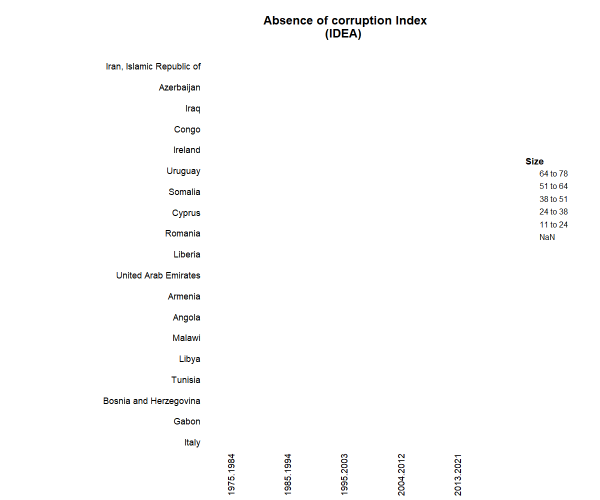
#> input picture filtered-contours/Absence_of_corruption_Index__IDEA_.png, 1200 x 1000 px, found by its file name (shown at 1/2 size)
$ jupyter execute --allow-errors region-detection.ipynb
#> lines starting #> are read from the running program, lines starting #| are printed output that depends on the picture; after the words box and inside, x2 and y2 are one past the last pixel; in counts of white or black regions, pixels touching at a corner belong together
# Displays the Frequent Colors Found
### Uses:
- Display the colors found in legend and cells

[cell 1]
import numpy as np
from PIL import Image
import matplotlib.pyplot as plt
import os

# Specify the directory you want to use
specific_dir = 'C:\\Users\\roche\\Documents\\GitHub\\encoder-tool'

# Replace with your image path relative to the specific directory
image_path = os.path.join(specific_dir, 'generated-heatmaps', 'Absence_of_corruption_Index__IDEA_.png')
image = Image.open(image_path)
#> image is the input picture: PIL image 1200x1000 RGB; mean R, G, B 252.4, 252.4, 252.4
image = image.convert('RGB')  # Ensure image is in RGB format
image_array = np.array(image)

# Reshape the array to a 2D array where each row is a color
pixels = image_array.reshape(-1, image_array.shape[-1])

# Find unique colors and their counts
unique_colors, counts = np.unique(pixels, axis=0, return_counts=True)
#> unique_colors = 86 rows, first 8: [0, 0, 0], [0, 0, 58], [0, 0, 102], [0, 58, 58], [0, 58, 102], [0, 58, 144], [0, 102, 102], [0, 102, 144]; counts = 86 values, max 1179752 at index 85, min 1 at index 6, mean 13953.5

# Sort the unique colors by their counts in descending order
sorted_indices = np.argsort(-counts)
#> sorted_indices = 86 values, max 85 at index 0, min 0 at index 1, mean 42.5
top_colors = unique_colors[sorted_indices][:6]
#> top_colors = [[255, 255, 255], [0, 0, 0], [255, 255, 219], [144, 58, 0], [219, 255, 255], [0, 58, 144]]
top_counts = counts[sorted_indices][:6]
#> top_counts = [1179752, 4923, 1278, 1181, 1120, 995]

# Display the top 6 most frequent colors and their counts
print("Top 6 most frequent colors and their counts:")
for color, count in zip(top_colors, top_counts):
    print(f"Color: {color}, Count: {count}")
#> this loop made 6 passes
#> (color, count) on passes 1 to 6: ([255, 255, 255], 1179752), ([0, 0, 0], 4923), ([255, 255, 219], 1278), ([144, 58, 0], 1181), ([219, 255, 255], 1120), ([0, 58, 144], 995)
#| Color: [255 255 255], Count: 1179752
#| Color: [0 0 0], Count: 4923
#| Color: [255 255 219], Count: 1278
#| Color: [144  58   0], Count: 1181
#| Color: [219 255 255], Count: 1120
#| Color: [  0  58 144], Count: 995

# Optionally, display the top 6 most frequent colors
plt.figure(figsize=(10, 2))
plt.imshow([top_colors], aspect='auto')
plt.axis('off')
plt.show()
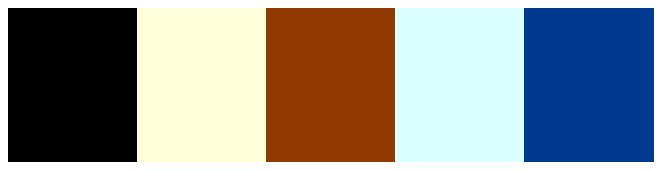
#> figure drawn by matplotlib, 1 panel

## Contour Detection for Grid heatmap cells region

[cell 2]
import cv2
import numpy as np
import os

# Directories
input_dir = 'D:\\thesis-tool\\generated-heatmaps'
output_dir = 'D:\\thesis-tool\\filtered-contours'

# Ensure the output directory exists
os.makedirs(output_dir, exist_ok=True)

# Define the specific size range for contours (area in pixels)
min_contour_area = 400  # Minimum contour area
max_contour_area = 2000  # Maximum contour area

# Iterate through all files in the input directory
for filename in os.listdir(input_dir):
    if filename.endswith('.png'):  # Process only PNG files
        image_path = os.path.join(input_dir, filename)
        image = cv2.imread(image_path)
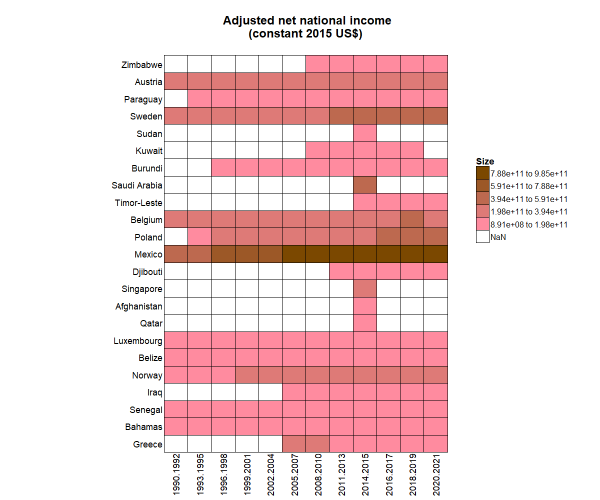
#> input picture generated-heatmaps/Adjusted_net_national_income__constant_2015_US__.png, 1200 x 1000 px, found by its file name (shown at 1/2 size)
#> image is the input picture: shape (1000, 1200, 3); mean B, G, R 217.8, 216.5, 241.3

        # Resize the image to a smaller size
        scale_percent = 100  # Percent of original size
        width = int(image.shape[1] * scale_percent / 100)
#> width = 1200
        height = int(image.shape[0] * scale_percent / 100)
#> height = 1000
        dim = (width, height)
#> dim = (1200, 1000)
        resized_image = cv2.resize(image, dim, interpolation=cv2.INTER_AREA)

        # Convert to grayscale
        gray = cv2.cvtColor(resized_image, cv2.COLOR_BGR2GRAY)
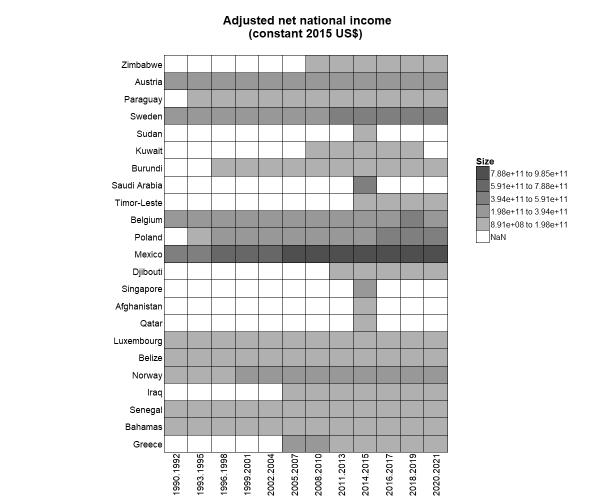
#> gray: shape (1000, 1200) (shown at 1/2 size); min 0, max 255, mean 224.1

        # Apply binary thresholding
        _, thresh = cv2.threshold(gray, 200, 255, cv2.THRESH_BINARY_INV)
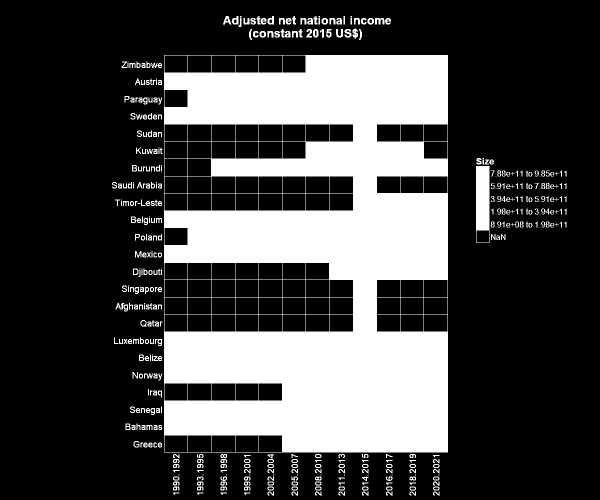
#> thresh: shape (1000, 1200) (shown at 1/2 size); 27.2% white; 428 white regions (51 under 20 px)

        # Find contours
        contours, _ = cv2.findContours(thresh, cv2.RETR_EXTERNAL, cv2.CHAIN_APPROX_SIMPLE)
#> contours = 428 contours, 143 with area under 20; largest, box (x1, y1, x2, y2) and area: (328, 110, 896, 905) 450198, (952, 332, 979, 486) 3978, (561, 58, 581, 75) 153, (535, 32, 548, 49) 146, (464, 32, 477, 49) 146

        # Measure contour areas and find the largest one
        max_area = 0
        largest_contour = None
        specific_size_contours = []

        for contour in contours:
            area = cv2.contourArea(contour)

            if area > max_area:
                max_area = area
                largest_contour = contour
            if 1000 < area < 10000:
                specific_size_contours.append(contour)
#> this loop made 428 passes
#> (area, max_area, largest_contour) on passes 332, 384: (3978, 3978, [[952, 332], [952, 485], [978, 485], [978, 332]]), (450198, 450198, [[328, 110], [328, 904], [895, 904], [895, 110]])
#> (area, max_area) on passes 5, 13, 121, 158: (35, 35), (76, 76), (101.5, 101.5), (116, 116)
#> after the loop, max_area = 450198; specific_size_contours = [[[952, 332], [952, 485], [978, 485], [978, 332]]]

        specific_size_contours.append(largest_contour)

        # Draw bounding box around the largest contour
        if largest_contour is not None:
            x, y, w, h = cv2.boundingRect(largest_contour)
#> x = 328; y = 110; w = 568; h = 795
            print(f"Drawing bounding box for largest contour at x: {x}, y: {y}, width: {w}, height: {h}")
#| Drawing bounding box for largest contour at x: 328, y: 110, width: 568, height: 795
            cv2.rectangle(resized_image, (x, y), (x + w, y + h), (0, 255, 0), 2)  # Draw bounding box in green
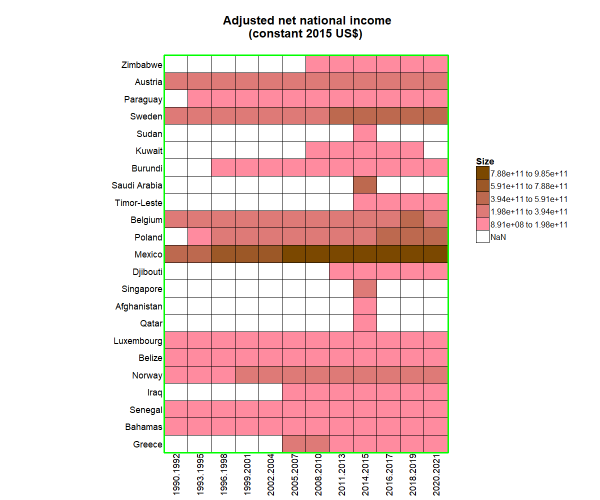
#> resized_image: shape (1000, 1200, 3) (shown at 1/2 size); 0.68% of pixels changed, all inside (x1, y1, x2, y2) = (327, 109, 898, 907)

        # Remove contours of specific size by filling them with white color
        for contour in specific_size_contours:
            cv2.drawContours(resized_image, [contour], -1, (255, 255, 255), thickness=cv2.FILLED)
            x, y, w, h = cv2.boundingRect(contour)
            print(f"Removing specific size contour at x: {x}, y: {y}, width: {w}, height: {h}")
#> this loop made 2 passes
#> (contour, x, y, w, h) on passes 1 to 2: ([[952, 332], [952, 485], [978, 485], [978, 332]], 952, 332, 27, 154), ([[328, 110], [328, 904], [895, 904], [895, 110]], 328, 110, 568, 795)
#| Removing specific size contour at x: 952, y: 332, width: 27, height: 154
#| Removing specific size contour at x: 328, y: 110, width: 568, height: 795
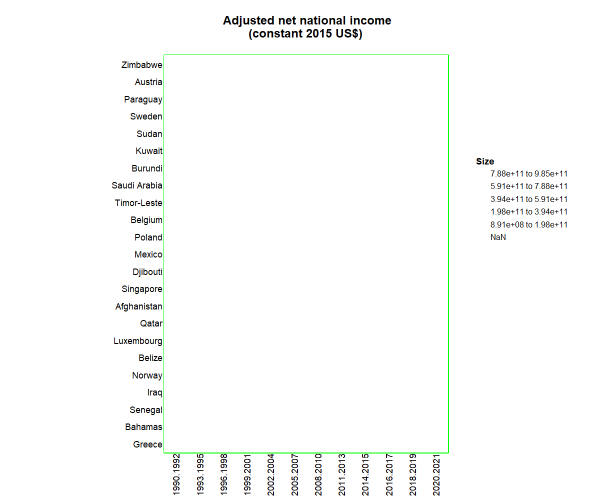
#> resized_image: shape (1000, 1200, 3) (shown at 1/2 size); mean B, G, R 250.4, 251.3, 250.4

        # Save the result to a file in the output directory
        output_path = os.path.join(output_dir, filename)
        cv2.imwrite(output_path, resized_image)

        # Display the result with the bounding box (optional)
        # cv2.imshow('Contours with Bounding Boxes', resized_image)
        # cv2.waitKey(3000)  # Wait for 3 seconds
        # cv2.destroyAllWindows()

## Removing the Detected Regions

### Uses:
- Removes the graphical content such as the grid cells and color legend to cleanly extract the text in the grid heatmap cells

[cell 3]
import cv2
import numpy as np
import os

# Directories
input_dir = 'D:\\thesis-tool\\generated-heatmaps'
output_dir = 'D:\\thesis-tool\\filtered-contours'

# Ensure the output directory exists
os.makedirs(output_dir, exist_ok=True)

# Define the specific size range for contours (area in pixels)
min_contour_area = 400  # Minimum contour area
max_contour_area = 2000  # Maximum contour area

# Iterate through all files in the input directory
for filename in os.listdir(input_dir):
    if filename.endswith('.png'):  # Process only PNG files
        image_path = os.path.join(input_dir, filename)
        image = cv2.imread(image_path)

        # Resize the image to a smaller size
        scale_percent = 100  # Percent of original size
        width = int(image.shape[1] * scale_percent / 100)
        height = int(image.shape[0] * scale_percent / 100)
        dim = (width, height)
        resized_image = cv2.resize(image, dim, interpolation=cv2.INTER_AREA)

        # Convert to grayscale
        gray = cv2.cvtColor(resized_image, cv2.COLOR_BGR2GRAY)

        # Apply binary thresholding
        _, thresh = cv2.threshold(gray, 200, 255, cv2.THRESH_BINARY_INV)

        # Find contours
        contours, _ = cv2.findContours(thresh, cv2.RETR_EXTERNAL, cv2.CHAIN_APPROX_SIMPLE)

        # Measure contour areas and find the largest one
        max_area = 0
        largest_contour = None
        specific_size_contours = []

        for contour in contours:
            area = cv2.contourArea(contour)

            if area > max_area:
                max_area = area
                largest_contour = contour
            if 1000 < area < 10000:
                specific_size_contours.append(contour)
#> after the loop, max_area = 450198

        specific_size_contours.append(largest_contour)

        # Draw bounding box around the largest contour
        if largest_contour is not None:
            x, y, w, h = cv2.boundingRect(largest_contour)
            print(f"Drawing bounding box for largest contour at x: {x}, y: {y}, width: {w}, height: {h}")
#| Drawing bounding box for largest contour at x: 328, y: 110, width: 568, height: 795

        # Remove contours of specific size by filling them with white color
        for contour in specific_size_contours:
            cv2.drawContours(resized_image, [contour], -1, (255, 255, 255), thickness=cv2.FILLED)
            x, y, w, h = cv2.boundingRect(contour)
            print(f"Removing specific size contour at x: {x}, y: {y}, width: {w}, height: {h}")

        # Save the result to a file in the output directory
        output_path = os.path.join(output_dir, filename)
        cv2.imwrite(output_path, resized_image)

        # Display the result with the bounding box (optional)
        # cv2.imshow('Contours with Bounding Boxes', resized_image)
        # cv2.waitKey(3000)  # Wait for 3 seconds
        # cv2.destroyAllWindows()

[cell 4]
import cv2
import pytesseract
from pytesseract import Output
import numpy as np

# Path to the Tesseract executable
pytesseract.pytesseract.tesseract_cmd = r'C:\\Program Files\\Tesseract-OCR\\tesseract.exe'

# Load the image
image_path = 'D:\\thesis-tool\\filtered-contours\\Absence_of_corruption_Index__IDEA_.png'
image = cv2.imread(image_path)

# Convert the image to grayscale
gray = cv2.cvtColor(image, cv2.COLOR_BGR2GRAY)

# Use Tesseract to detect orientation and script
#> (the rest of this cell did not finish here and is left out)
